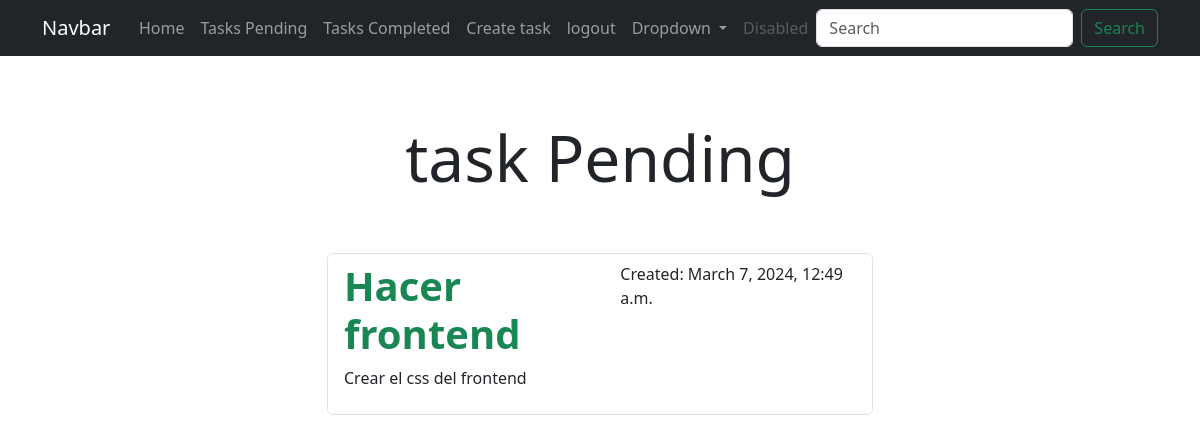
Before: /tasks/ (signed in) with the older database file.
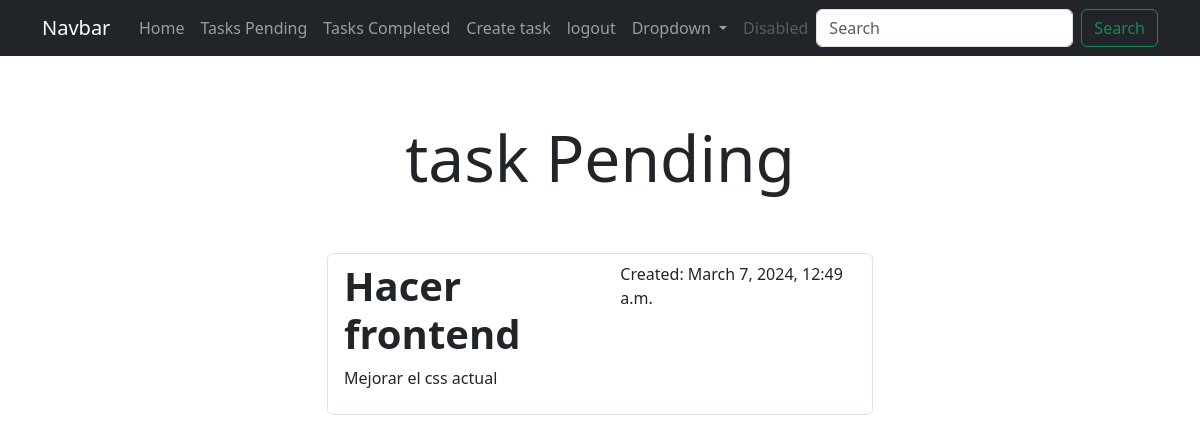
After: the same page with the newer database file.
### tasks/models.py (models this page shows, shortened)
class Task(models.Model):
    title = models.CharField(max_length=100) # max length of 100 characters
    description = models.TextField(blank=True) # blank and null are optional
    created  = models.DateTimeField(auto_now_add=True) # auto_now_add is the date and time of creation
    datecompleted = models.DateTimeField(null=True, blank=True) # null and blank are optional
    important = models.BooleanField(default=False) # default is false
    user = models.ForeignKey(User, on_delete= models.CASCADE) # on_delete is what happens when the user is deleted

### tasks/views.py (the view)
# urls.py: path("tasks/", views.tasks, name="tasks"),
@login_required
def tasks(request):
    tasks = Task.objects.filter(user=request.user, datecompleted__isnull=True).order_by("-created")
    return render(request, "tasks.html", {"tasks": tasks})

### tasks/templates/tasks.html (shortened to what this page needs)
{% extends "base.html" %}
{% block content %}
<main class="container">
    <div class="row">
        <div class="col-md-6 offset-md-3">
            <h1 class="text-center display-3 py-5"> task Pending </h1>
            <ul class="list-group">
                {% for task in tasks %}
                <a class="list-group-item" href="{% url 'task_detail' task.id %}">
                    <header class="d-flex justify-content-between">
                        {% if task.important %}
                        <h1 class="fw-bold text-success"> {{ task.title }}</h1>
                        <p>Created: {{task.created}}</p>
                        {% else %}
                        <h1 class="fw-bold"> {{ task.title }}</h1>
                        <p>Created: {{task.created}}</p>
                        {% endif %}
                    </header>
                    <p>{{task.description}}</p>
                </a>
                {% endfor %}
            </ul>
        </div>
    </div>
</main>
{% endblock content %}

Changed rows visible on the page:
changed Task "Hacer frontend": important True → False (drawn); description "Crear el css del frontend" → "Mejorar el css actual"
